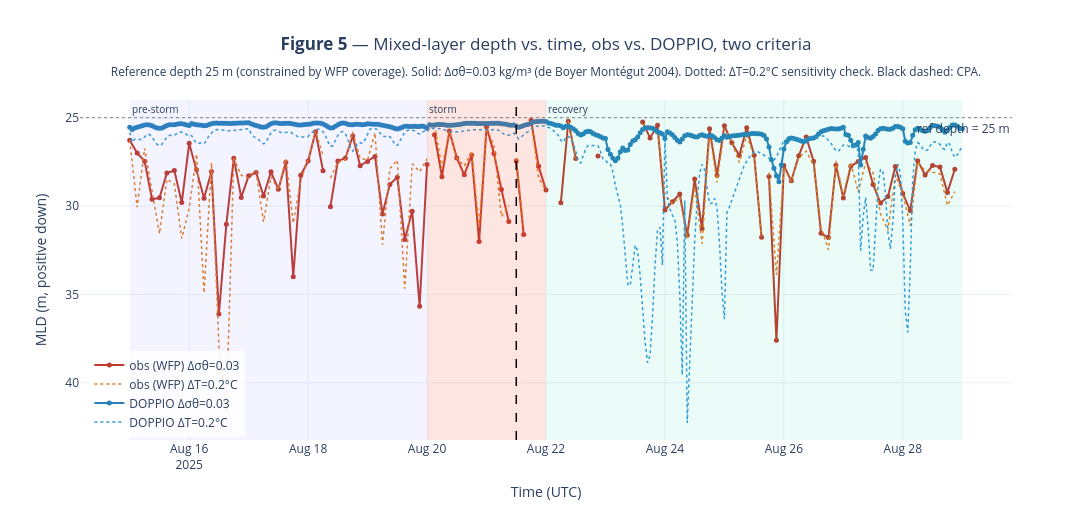

Source (notebook cell):
### Markdown cell above
<span style="font-family: 'Courier New', monospace;">

## 6. Figure 5 — MLD time series (T044)

Obs (WFP) and DOPPIO, two criteria overlaid, sub-window shading.

**What to look for**: both products should show MLD deepening near
the CPA. If obs shows `atmin` flags (MLD at 25 m, the reference depth)
during pre-storm, that means the pre-storm mixed layer was shallower
than 25 m — unobserved, shown as a lower-bound.

</span>

### Code cell
fig5 = go.Figure()

# Sub-window shading
shades = [
    (PRE_START,   PRE_END,   'rgba(99, 110, 250, 0.08)',  'pre-storm'),
    (STORM_START, STORM_END, 'rgba(239, 85, 59, 0.15)',    'storm'),
    (REC_START,   REC_END,   'rgba(0, 204, 150, 0.08)',    'recovery'),
]
for x0, x1, c, label in shades:
    fig5.add_vrect(x0=x0, x1=x1, fillcolor=c, line_width=0,
                   annotation_text=label, annotation_position='top left',
                   annotation_font_size=10)

for src_df, color_sig, color_T, src_label in [
    (mld_wfp,    '#C0392B', '#E67E22', 'obs (WFP)'),
    (mld_doppio, '#2980B9', '#3498DB', 'DOPPIO'),
]:
    fig5.add_trace(go.Scatter(
        x=src_df['time'], y=src_df['mld_sigma'],
        mode='lines+markers',
        marker=dict(size=5),
        line=dict(color=color_sig, width=2),
        name=f'{src_label} Δσθ=0.03',
        hovertemplate='%{x|%Y-%m-%d %H:%M}<br>MLD=%{y:.1f} m<extra>'+src_label+' density</extra>',
    ))
    fig5.add_trace(go.Scatter(
        x=src_df['time'], y=src_df['mld_temp'],
        mode='lines',
        line=dict(color=color_T, width=1.5, dash='dot'),
        name=f'{src_label} ΔT=0.2°C',
        hovertemplate='%{x|%Y-%m-%d %H:%M}<br>MLD=%{y:.1f} m<extra>'+src_label+' temp</extra>',
    ))

fig5.add_vline(x=CPA_TIME, line=dict(color='black', width=1.5, dash='dash'))
fig5.add_hline(y=REF_DEPTH, line=dict(color='gray', width=1, dash='dot'),
               annotation_text=f'ref depth = {REF_DEPTH:.0f} m', annotation_position='bottom right')

fig5.update_yaxes(
    title='MLD (m, positive down)',
    autorange='reversed',
)
fig5.update_xaxes(title='Time (UTC)')
fig5.update_layout(
    title=dict(
        text='<b>Figure 5</b> — Mixed-layer depth vs. time, obs vs. DOPPIO, two criteria<br>'
             '<sub>Reference depth 25 m (constrained by WFP coverage). Solid: Δσθ=0.03 kg/m³ '
             '(de Boyer Montégut 2004). Dotted: ΔT=0.2°C sensitivity check. Black dashed: CPA.</sub>',
        x=0.5, xanchor='center',
    ),
    height=520, width=1100,
    template='plotly_white',
    legend=dict(x=0.01, y=0.01, yanchor='bottom', bgcolor='rgba(255,255,255,0.85)'),
)
fig5.write_html(FIG_DIR / 'fig05_mld_comparison.html')
fig5
